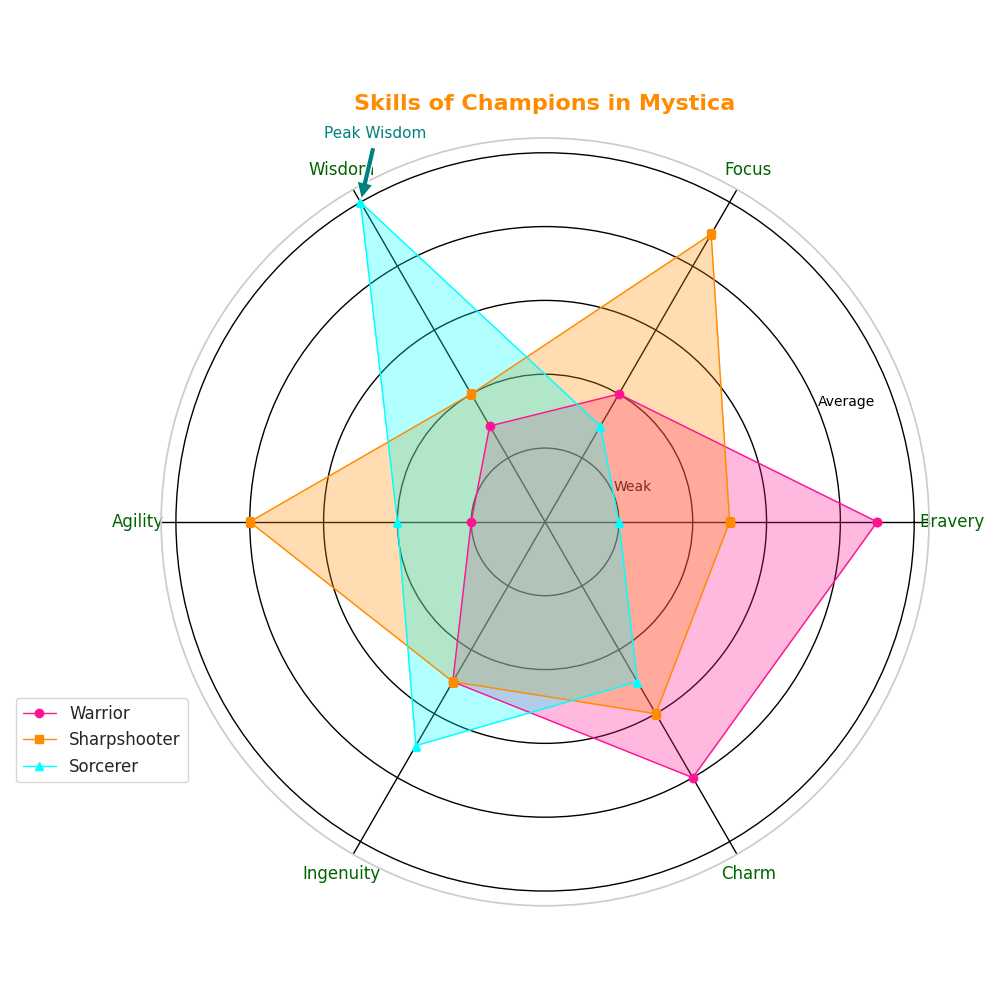

This chart was generated by the following Python code:
import matplotlib.pyplot as plt
import numpy as np

skills = ['Bravery', 'Focus', 'Wisdom', 'Agility', 'Ingenuity', 'Charm']
num_skills = len(skills)

knight_skills = [9, 4, 3, 2, 5, 8]
archer_skills = [5, 9, 4, 8, 5, 6]
mage_skills = [2, 3, 10, 4, 7, 5]

angles = np.linspace(0, 2 * np.pi, num_skills, endpoint=False).tolist()
knight_skills += knight_skills[:1]
archer_skills += archer_skills[:1]
mage_skills += mage_skills[:1]
angles += angles[:1]

fig, ax = plt.subplots(figsize=(10, 10), subplot_kw=dict(polar=True))
fig.patch.set_facecolor('#ffffff')

ax.grid(color='black', linestyle='-', linewidth=1)

# Change colors for each character's skills
ax.fill(angles, knight_skills, color='deeppink', alpha=0.3)
ax.plot(angles, knight_skills, color='deeppink', linewidth=1, linestyle='solid', marker='o', label='Warrior')

ax.fill(angles, archer_skills, color='darkorange', alpha=0.3)
ax.plot(angles, archer_skills, color='darkorange', linewidth=1, linestyle='solid', marker='s', label='Sharpshooter')

ax.fill(angles, mage_skills, color='cyan', alpha=0.3)
ax.plot(angles, mage_skills, color='cyan', linewidth=1, linestyle='solid', marker='^', label='Sorcerer')

ax.set_yticklabels(['Weak', '', '', 'Average', '', '', 'Strong'], fontsize=10, color='black')
ax.set_xticks(angles[:-1])
ax.set_xticklabels(skills, fontsize=12, color='darkgreen')

ax.annotate('Peak Wisdom', xy=(angles[2], mage_skills[2]), xytext=(angles[2], mage_skills[2] + 2),
            arrowprops=dict(facecolor='teal', shrink=0.05), fontsize=11, color='teal')

ax.set_title('Skills of Champions in Mystica', fontsize=16, fontweight='bold', color='darkorange', pad=20)
ax.legend(loc='lower left', bbox_to_anchor=(-0.2, 0.15), frameon=True, fontsize=12)

plt.tight_layout()
plt.show()
